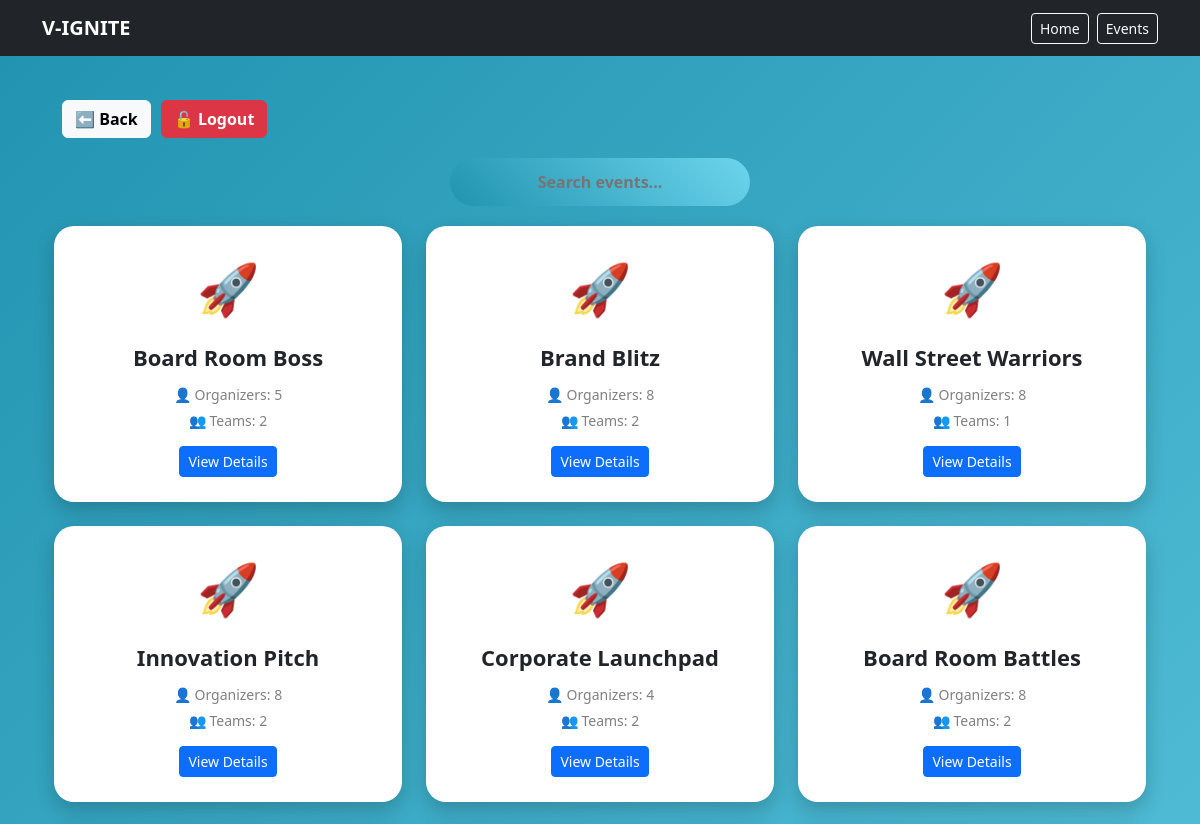
Before: /events (upper part) with the older database file.
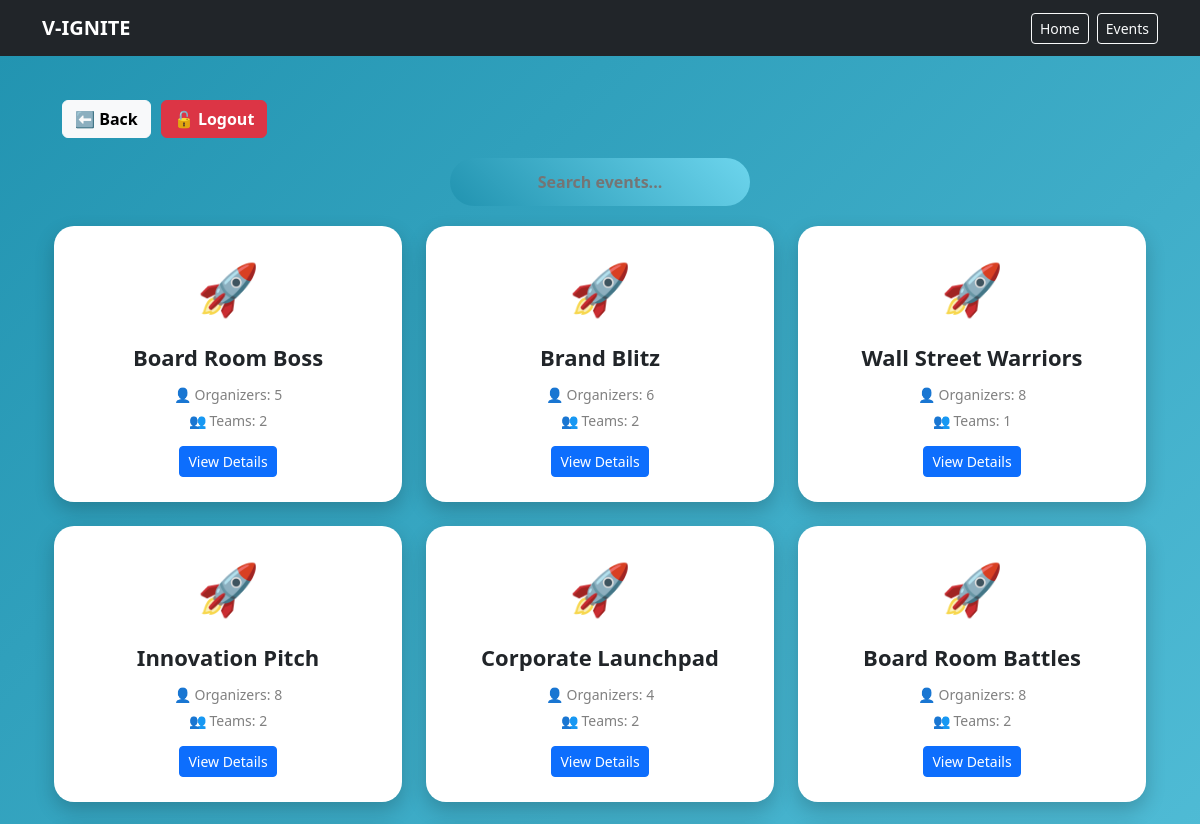
After: the same page with the newer database file.
### app.py (models this page shows)
class Event(db.Model):
    id = db.Column(db.Integer, primary_key=True)
    name = db.Column(db.String(200), nullable=False)
    about = db.Column(db.Text, nullable=False)
    logo = db.Column(db.String(300))
    organizers = db.Column(db.Text)

### app.py (the view)
@app.route("/events")
def events():
    events = Event.query.all()
    return render_template(
        "index.html",
        events=events
    )

### templates/index.html (shortened to what this page needs)
{% extends "base.html" %}
{% block content %}
<div class="top-buttons">
    <a href="javascript:history.back()" class="btn btn-light fw-bold">
        ⬅ Back
    </a>
    <a href="/logout" class="btn btn-danger fw-bold">
        🔓 Logout
    </a>
</div>
<div class="search-box">
    <input
        type="text"
        id="searchInput"
        placeholder="Search events..."
        onkeyup="searchEvents()"
    >
</div>
<div class="container">
<div class="row g-4 justify-content-center">
{% for event in events %}
<div class="col-md-4 col-sm-6 event-box">
<a href="/event/{{ event.id}}" class="event-link">
<div class="event-card">
<div class="event-icon">
{% if "Best Manager" in event.name %}
🏆
{% elif "Marketing" in event.name %}
📊
{% elif "Finance" in event.name %}
💹
{% elif "Mini Project" in event.name %}
🛠️
{% elif "Placement" in event.name %}
🎯
{% elif "Debate" in event.name %}
🎙️
{% elif "Quiz" in event.name %}
🧠
{% elif "Food Fest" in event.name %}
🍴
{% elif "Presentation" in event.name %}
📽️
{% elif "Web Development" in event.name %}
💻
{% elif "Singing" in event.name %}
🎤
{% elif "Dance" in event.name %}
💃
{% elif "Ad Mad" in event.name %}
📣
{% elif "Fashion" in event.name %}
👗
{% elif "Photography" in event.name %}
📷
{% else %}
🚀
{% endif %}
</div>
<div class="event-title">
    {{ event.name }}
</div>
<div class="event-info">
    👤 Organizers: {{ event.organizers.split(",") | length if event.organizers else 0 }}
</div>
<div class="event-info">
    👥 Teams: {{ event.teams | length }}
</div>
<div style="margin-top:15px;">
    <button class="btn btn-primary btn-sm">
        View Details
    </button>
</div>
</div>
</a>
</div>
{% endfor %}
</div>
</div>
{% endblock %}

### templates/base.html (shortened to what this page needs)
<!DOCTYPE html>
<html lang="en">
<head>
    <link href="https://cdn.jsdelivr.net/npm/bootstrap@5.3.2/dist/css/bootstrap.min.css" rel="stylesheet">
    <link rel="stylesheet" href="https://cdnjs.cloudflare.com/ajax/libs/font-awesome/6.5.0/css/all.min.css">
    <link rel="stylesheet" href="{{ url_for('static', filename='css/style.css') }}">
</head>
<body>
<nav class="navbar navbar-expand-lg navbar-dark bg-dark">
    <div class="container">
        <a class="navbar-brand fw-semibold" href="/">V-IGNITE</a>
        <div class="collapse navbar-collapse" id="navMenu">
            <div class="ms-auto d-flex gap-2 mt-3 mt-lg-0">
                <a href="/" class="btn btn-outline-light btn-sm">Home</a>
                <a href="/events" class="btn btn-outline-light btn-sm">Events</a>
            </div>
        </div>
    </div>
</nav>
<main class="container py-4">
    {% block content %}{% endblock %}
</main>
</body>
</html>

### templates/index.html (style rules this page uses)
body { background: linear-gradient(135deg,#2193b0,#6dd5ed); min-height:100vh; }
.top-buttons { display:flex; gap:10px; margin:20px; }
.search-box { display:flex; justify-content:center; margin:20px 0; }
.search-box input { width:300px; padding:12px 20px; border:none; border-radius:25px; outline:none; background: linear-gradient(45deg,#2193b0,#6dd5ed); color:white; font-weight:bold; text-align:center; }
.event-link { text-decoration:none; color:inherit; }
.event-card { background:white; border-radius:20px; padding:25px; text-align:center; box-shadow:0 8px 20px rgba(0,0,0,0.2); transition:0.3s; height:100%; cursor:pointer; }
.event-icon { font-size:50px; margin-bottom:15px; color:#2193b0; }
.event-title { font-size:22px; font-weight:bold; margin-bottom:10px; }
.event-info { color:gray; font-size:14px; margin:5px 0; }

Changed rows visible on the page:
changed Event "Brand Blitz": organizers.split|length "8" → "6"
